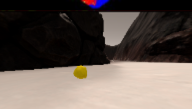
#> input picture calibration_images/simulation-screenshot.png, 192 x 109 px
$ jupyter execute --allow-errors Rover_Project_Test_Notebook.ipynb   (shell and % lines are left out)   (older library calls are emulated)
#> lines starting #> are read from the running program, lines starting #| are printed output that depends on the picture; after the words box and inside, x2 and y2 are one past the last pixel; in counts of white or black regions, pixels touching at a corner belong together
## Rover Project Test Notebook
This notebook contains the functions from the lesson and provides the scaffolding you need to test out your mapping methods.  The steps you need to complete in this notebook for the project are the following:

* First just run each of the cells in the notebook, examine the code and the results of each.
* Run the simulator in "Training Mode" and record some data. Note: the simulator may crash if you try to record a large (longer than a few minutes) dataset, but you don't need a ton of data, just some example images to work with.
* Change the data directory path (2 cells below) to be the directory where you saved data
* Test out the functions provided on your data
* Write new functions (or modify existing ones) to report and map out detections of obstacles and rock samples (yellow rocks)
* Populate the `process_image()` function with the appropriate steps/functions to go from a raw image to a worldmap.
* Run the cell that calls `process_image()` using `moviepy` functions to create video output
* Once you have mapping working, move on to modifying `perception.py` and `decision.py` to allow your rover to navigate and map in autonomous mode!

**Note: If, at any point, you encounter frozen display windows or other confounding issues, you can always start again with a clean slate by going to the "Kernel" menu above and selecting "Restart & Clear Output".**

**Run the next cell to get code highlighting in the markdown cells.**

[cell 1]
#%matplotlib qt # Choose %matplotlib qt to plot to an interactive window (note it may show up behind your browser)
# Make some of the relevant imports
import cv2 # OpenCV for perspective transform
import numpy as np
import matplotlib.image as mpimg
import matplotlib.pyplot as plt
import scipy.misc # For saving images as needed
import glob  # For reading in a list of images from a folder
import imageio
#> (the rest of this cell did not finish here and is left out)

## Quick Look at the Data
There's some example data provided in the `test_dataset` folder.  This basic dataset is enough to get you up and running but if you want to hone your methods more carefully you should record some data of your own to sample various scenarios in the simulator.

Next, read in and display a random image from the `test_dataset` folder

[cell 2]
path = '../test_dataset/IMG/*'
img_list = glob.glob(path)
# Grab a random image and display it
#> (the rest of this cell did not finish here and is left out)

## Calibration Data
Read in and display example grid and rock sample calibration images.  You'll use the grid for perspective transform and the rock image for creating a new color selection that identifies these samples of interest.

[cell 3]
# In the simulator you can toggle on a grid on the ground for calibration
# You can also toggle on the rock samples with the 0 (zero) key.
# Here's an example of the grid and one of the rocks
example_grid = '../calibration_images/example_grid1.jpg'
example_rock = '../calibration_images/example_rock1.jpg'
#> (the rest of this cell did not finish here and is left out)

## Perspective Transform

Define the perspective transform function from the lesson and test it on an image.

[cell 4]
# Define a function to perform a perspective transform
# I've used the example grid image above to choose source points for the
# grid cell in front of the rover (each grid cell is 1 square meter in the sim)
# Define a function to perform a perspective transform
# [6 lines left out: function perspect_transform, not called in this run]


# Define calibration box in source (actual) and destination (desired) coordinates
# These source and destination points are defined to warp the image
# to a grid where each 10x10 pixel square represents 1 square meter
# The destination box will be 2*dst_size on each side
dst_size = 5
#> dst_size = 5
# Set a bottom offset to account for the fact that the bottom of the image
# is not the position of the rover but a bit in front of it
# this is just a rough guess, feel free to change it!
bottom_offset = 6
source = np.float32([[14, 140], [301 ,140],[200, 96], [118, 96]])
#> (the rest of this cell did not finish here and is left out)

## Color Thresholding
Define the color thresholding function from the lesson and apply it to the warped image

**TODO:** Ultimately, you want your map to not just include navigable terrain but also obstacles and the positions of the rock samples you're searching for.  Modify this function or write a new function that returns the pixel locations of obstacles (areas below the threshold) and rock samples (yellow rocks in calibration images), such that you can map these areas into world coordinates as well.
**Hints and Suggestion:**
* For obstacles you can just invert your color selection that you used to detect ground pixels, i.e., if you've decided that everything above the threshold is navigable terrain, then everthing below the threshold must be an obstacle!

* For rocks, think about imposing a lower and upper boundary in your color selection to be more specific about choosing colors.  You can investigate the colors of the rocks (the RGB pixel values) in an interactive matplotlib window to get a feel for the appropriate threshold range (keep in mind you may want different ranges for each of R, G and B!).  Feel free to get creative and even bring in functions from other libraries.  Here's an example of [color selection](http://opencv-python-tutroals.readthedocs.io/en/latest/py_tutorials/py_imgproc/py_colorspaces/py_colorspaces.html) using OpenCV.

* **Beware However:** if you start manipulating images with OpenCV, keep in mind that it defaults to `BGR` instead of `RGB` color space when reading/writing images, so things can get confusing.

[cell 5]
# Identify pixels above the threshold
# Threshold of RGB > 160 does a nice job of identifying ground pixels only
# [13 lines left out: function color_thresh, not called in this run]

#> (the rest of this cell did not finish here and is left out)

## Coordinate Transformations
Define the functions used to do coordinate transforms and apply them to an image.

[cell 6]
# Define a function to convert from image coords to rover coords
# [49 lines left out: functions rover_coords, to_polar_coords, rotate_pix, translate_pix, pix_to_world, not called in this run]

# Grab another random image
#> (the rest of this cell did not finish here and is left out)

[cell 7]
def find_rocks(img, levels=(110, 110, 50)):
    rockpix = ( (img[:,:,0] > levels[0]) \
                 & (img[:,:,1] > levels[1]) \
                 & (img[:,:,2] < levels[2]) )
    color_select = np.zeros_like(img[:,:,0])
    color_select[rockpix] = 1

    return color_select

iim = mpimg.imread("../calibration_images/simulation-screenshot.png")
#> iim is the input picture: shape (109, 192, 4) float32; mean R, G, B, A 0.393, 0.35, 0.324, 1
print(iim[:,:,2]*255)
#> (printed output is left out)

rock_map = find_rocks(iim*255)
#> in find_rocks, `rockpix = ( (img[:,:,0] > levels[0]) \ & (img[:,:,1] > levels[1]) \ & ..`:
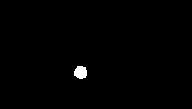
#> rockpix: shape (109, 192) bool; 0.65% white; 1 white region, box (x1, y1, x2, y2) and area: (74, 66, 87, 79) 136
#rock_map = find_rocks(rock_img)

fig = plt.figure(figsize=(12,3))
plt.subplot(121)
plt.imshow(iim)
plt.subplot(122)
plt.imshow(rock_map, cmap='gray')
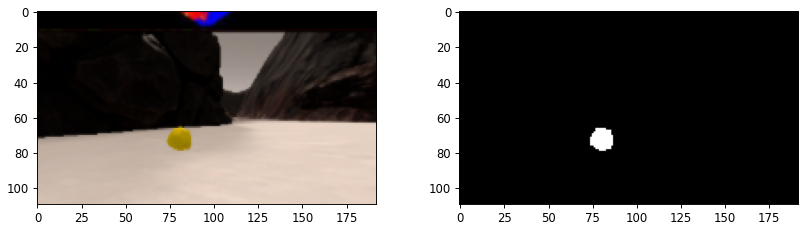
#> figure drawn by matplotlib, 2 panels
